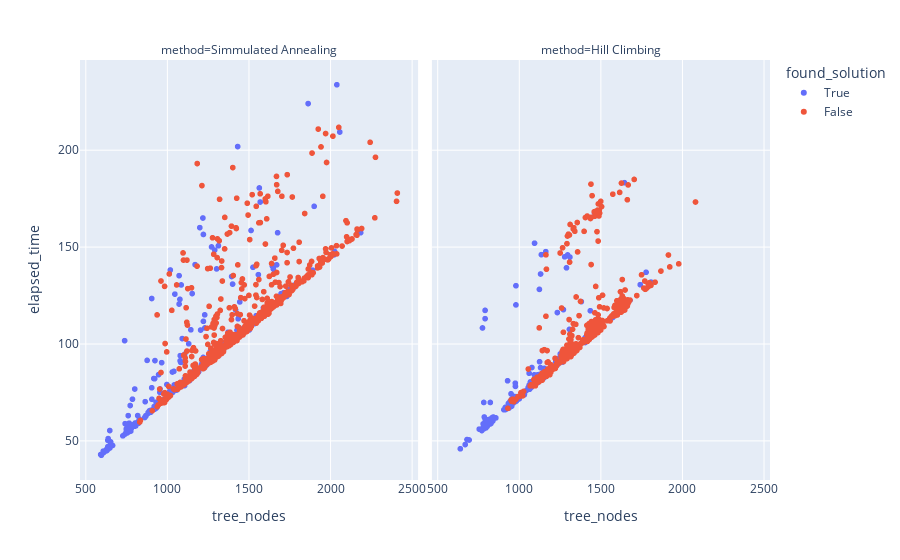

Source (notebook cell):
### Markdown cell above
## Scatter Plot

### Code cell
fig = px.scatter(df_stats, x='tree_nodes', y='elapsed_time', color='found_solution', facet_col='method')
fig.show()

### Figure 1 — Plotly figure (JSON) as saved in the notebook; plotly's stock layout.template omitted (floating-point values rounded to 4 significant figures; data arrays with more than 128 entries replaced by an {"elided": "..."} marker saying what was removed)
{"data": [{"hovertemplate": "found_solution=True<br>method=Simmulated Annealing<br>tree_nodes=%{x}<br>elapsed_time=%{y}<extra></extra>", "legendgroup": "True", "marker": {"color": "#636efa", "symbol": "circle"}, "mode": "markers", "name": "True", "showlegend": true, "type": "scattergl", "x": {"elided": "331 int values"}, "xaxis": "x", "y": {"elided": "331 float values"}, "yaxis": "y"}, {"hovertemplate": "found_solution=True<br>method=Hill Climbing<br>tree_nodes=%{x}<br>elapsed_time=%{y}<extra></extra>", "legendgroup": "True", "marker": {"color": "#636efa", "symbol": "circle"}, "mode": "markers", "name": "True", "showlegend": false, "type": "scattergl", "x": {"elided": "311 int values"}, "xaxis": "x2", "y": {"elided": "311 float values"}, "yaxis": "y2"}, {"hovertemplate": "found_solution=False<br>method=Simmulated Annealing<br>tree_nodes=%{x}<br>elapsed_time=%{y}<extra></extra>", "legendgroup": "False", "marker": {"color": "#EF553B", "symbol": "circle"}, "mode": "markers", "name": "False", "showlegend": true, "type": "scattergl", "x": {"elided": "669 int values"}, "xaxis": "x", "y": {"elided": "669 float values"}, "yaxis": "y"}, {"hovertemplate": "found_solution=False<br>method=Hill Climbing<br>tree_nodes=%{x}<br>elapsed_time=%{y}<extra></extra>", "legendgroup": "False", "marker": {"color": "#EF553B", "symbol": "circle"}, "mode": "markers", "name": "False", "showlegend": false, "type": "scattergl", "x": {"elided": "689 int values"}, "xaxis": "x2", "y": {"elided": "689 float values"}, "yaxis": "y2"}], "layout": {"annotations": [{"font": {}, "showarrow": false, "text": "method=Simmulated Annealing", "x": 0.245, "xanchor": "center", "xref": "paper", "y": 1, "yanchor": "bottom", "yref": "paper"}, {"font": {}, "showarrow": false, "text": "method=Hill Climbing", "x": 0.755, "xanchor": "center", "xref": "paper", "y": 1, "yanchor": "bottom", "yref": "paper"}], "legend": {"title": {"text": "found_solution"}, "tracegroupgap": 0}, "margin": {"t": 60}, "xaxis": {"anchor": "y", "domain": [0, 0.49], "title": {"text": "tree_nodes"}}, "xaxis2": {"anchor": "y2", "domain": [0.51, 1], "matches": "x", "title": {"text": "tree_nodes"}}, "yaxis": {"anchor": "x", "domain": [0, 1], "title": {"text": "elapsed_time"}}, "yaxis2": {"anchor": "x2", "domain": [0, 1], "matches": "y", "showticklabels": false}}}
